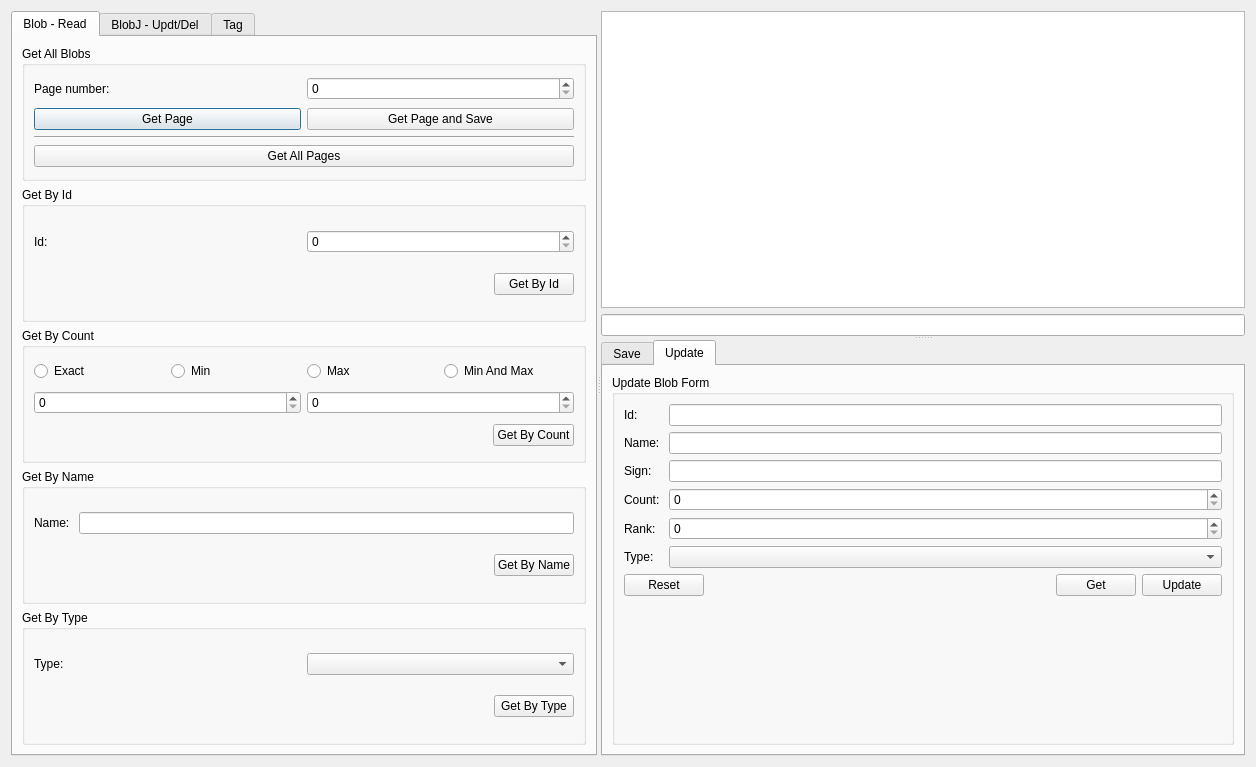
<?xml version="1.0" encoding="UTF-8"?>
<ui version="4.0">
 <class>Dialog</class>
 <widget class="QDialog" name="Dialog">
  <property name="geometry">
   <rect>
    <x>0</x>
    <y>0</y>
    <width>1256</width>
    <height>767</height>
   </rect>
  </property>
  <property name="windowTitle">
   <string>Dialog</string>
  </property>
  <layout class="QVBoxLayout" name="verticalLayout_8">
   <item>
    <widget class="QSplitter" name="splitter_2">
     <property name="orientation">
      <enum>Qt::Horizontal</enum>
     </property>
     <widget class="QTabWidget" name="tabWidget">
      <property name="sizePolicy">
       <sizepolicy hsizetype="Preferred" vsizetype="Expanding">
        <horstretch>0</horstretch>
        <verstretch>0</verstretch>
       </sizepolicy>
      </property>
      <property name="currentIndex">
       <number>0</number>
      </property>
      <widget class="QWidget" name="tab_BlobGet">
       <attribute name="title">
        <string>Blob - Read</string>
       </attribute>
       <layout class="QVBoxLayout" name="verticalLayout_12">
        <item>
         <widget class="QGroupBox" name="groupBox">
          <property name="sizePolicy">
           <sizepolicy hsizetype="Preferred" vsizetype="Preferred">
            <horstretch>0</horstretch>
            <verstretch>0</verstretch>
           </sizepolicy>
          </property>
          <property name="maximumSize">
           <size>
            <width>16777215</width>
            <height>16777215</height>
           </size>
          </property>
          <property name="title">
           <string>Get All Blobs</string>
          </property>
          <layout class="QVBoxLayout" name="verticalLayout_18">
           <item>
            <layout class="QHBoxLayout" name="horizontalLayout">
             <item>
              <widget class="QLabel" name="label">
               <property name="text">
                <string>Page number:</string>
               </property>
              </widget>
             </item>
             <item>
              <widget class="QSpinBox" name="sB_PageNumber"/>
             </item>
            </layout>
           </item>
           <item>
            <layout class="QVBoxLayout" name="verticalLayout_5">
             <item>
              <layout class="QHBoxLayout" name="horizontalLayout_4">
               <item>
                <widget class="QPushButton" name="pB_GetPage">
                 <property name="text">
                  <string>Get Page</string>
                 </property>
                </widget>
               </item>
               <item>
                <widget class="QPushButton" name="pB_GetPageAndSave">
                 <property name="text">
                  <string>Get Page and Save</string>
                 </property>
                </widget>
               </item>
              </layout>
             </item>
             <item>
              <widget class="Line" name="line_4">
               <property name="orientation">
                <enum>Qt::Horizontal</enum>
               </property>
              </widget>
             </item>
             <item>
              <widget class="QPushButton" name="pB_GetAllPages">
               <property name="text">
                <string>Get All Pages</string>
               </property>
              </widget>
             </item>
            </layout>
           </item>
          </layout>
         </widget>
        </item>
        <item>
         <widget class="QGroupBox" name="groupBox_2">
          <property name="sizePolicy">
           <sizepolicy hsizetype="Preferred" vsizetype="Preferred">
            <horstretch>0</horstretch>
            <verstretch>0</verstretch>
           </sizepolicy>
          </property>
          <property name="maximumSize">
           <size>
            <width>16777215</width>
            <height>16777215</height>
           </size>
          </property>
          <property name="title">
           <string>Get By Id</string>
          </property>
          <layout class="QVBoxLayout" name="verticalLayout_2">
           <item>
            <layout class="QHBoxLayout" name="horizontalLayout_2">
             <item>
              <widget class="QLabel" name="label_2">
               <property name="text">
                <string>Id: </string>
               </property>
              </widget>
             </item>
             <item>
              <widget class="QSpinBox" name="sb_GetIdNumber"/>
             </item>
            </layout>
           </item>
           <item>
            <layout class="QHBoxLayout" name="horizontalLayout_7">
             <item>
              <spacer name="horizontalSpacer_2">
               <property name="orientation">
                <enum>Qt::Horizontal</enum>
               </property>
               <property name="sizeHint" stdset="0">
                <size>
                 <width>40</width>
                 <height>20</height>
                </size>
               </property>
              </spacer>
             </item>
             <item>
              <widget class="QPushButton" name="pB_GetById">
               <property name="text">
                <string>Get By Id</string>
               </property>
              </widget>
             </item>
            </layout>
           </item>
          </layout>
         </widget>
        </item>
        <item>
         <widget class="QGroupBox" name="groupBox_6">
          <property name="sizePolicy">
           <sizepolicy hsizetype="Preferred" vsizetype="Preferred">
            <horstretch>0</horstretch>
            <verstretch>0</verstretch>
           </sizepolicy>
          </property>
          <property name="maximumSize">
           <size>
            <width>16777215</width>
            <height>16777215</height>
           </size>
          </property>
          <property name="title">
           <string>Get By Count</string>
          </property>
          <layout class="QVBoxLayout" name="verticalLayout_4">
           <item>
            <layout class="QHBoxLayout" name="horizontalLayout_5">
             <item>
              <widget class="QRadioButton" name="rB_ExactCount">
               <property name="text">
                <string>Exact</string>
               </property>
               <property name="autoExclusive">
                <bool>true</bool>
               </property>
              </widget>
             </item>
             <item>
              <widget class="QRadioButton" name="rB_MinCount">
               <property name="text">
                <string>Min</string>
               </property>
              </widget>
             </item>
             <item>
              <widget class="QRadioButton" name="rB_MaxCount">
               <property name="text">
                <string>Max</string>
               </property>
              </widget>
             </item>
             <item>
              <widget class="QRadioButton" name="rB_MinMaxCount">
               <property name="text">
                <string>Min And Max</string>
               </property>
              </widget>
             </item>
            </layout>
           </item>
           <item>
            <layout class="QHBoxLayout" name="horizontalLayout_10">
             <item>
              <widget class="QSpinBox" name="sB_BlobJCount1"/>
             </item>
             <item>
              <widget class="QSpinBox" name="sB_BlobJCount2"/>
             </item>
            </layout>
           </item>
           <item>
            <layout class="QHBoxLayout" name="horizontalLayout_12">
             <item>
              <spacer name="horizontalSpacer_6">
               <property name="orientation">
                <enum>Qt::Horizontal</enum>
               </property>
               <property name="sizeHint" stdset="0">
                <size>
                 <width>40</width>
                 <height>20</height>
                </size>
               </property>
              </spacer>
             </item>
             <item>
              <widget class="QPushButton" name="pB_GetByCount">
               <property name="text">
                <string>Get By Count</string>
               </property>
              </widget>
             </item>
            </layout>
           </item>
          </layout>
         </widget>
        </item>
        <item>
         <widget class="QGroupBox" name="groupBox_7">
          <property name="title">
           <string>Get By Name</string>
          </property>
          <layout class="QVBoxLayout" name="verticalLayout_9">
           <item>
            <layout class="QHBoxLayout" name="horizontalLayout_13">
             <item>
              <widget class="QLabel" name="label_10">
               <property name="text">
                <string>Name: </string>
               </property>
              </widget>
             </item>
             <item>
              <widget class="QLineEdit" name="lE_BlobJName_Get"/>
             </item>
            </layout>
           </item>
           <item>
            <layout class="QHBoxLayout" name="horizontalLayout_11">
             <item>
              <spacer name="horizontalSpacer_7">
               <property name="orientation">
                <enum>Qt::Horizontal</enum>
               </property>
               <property name="sizeHint" stdset="0">
                <size>
                 <width>40</width>
                 <height>20</height>
                </size>
               </property>
              </spacer>
             </item>
             <item>
              <widget class="QPushButton" name="pB_GetByName">
               <property name="text">
                <string>Get By Name</string>
               </property>
              </widget>
             </item>
            </layout>
           </item>
          </layout>
         </widget>
        </item>
        <item>
         <widget class="QGroupBox" name="groupBox_8">
          <property name="title">
           <string>Get By Type</string>
          </property>
          <layout class="QVBoxLayout" name="verticalLayout_11">
           <item>
            <layout class="QHBoxLayout" name="horizontalLayout_14">
             <item>
              <widget class="QLabel" name="label_11">
               <property name="text">
                <string>Type: </string>
               </property>
              </widget>
             </item>
             <item>
              <widget class="QComboBox" name="cB_BlobJType_Get"/>
             </item>
            </layout>
           </item>
           <item>
            <layout class="QHBoxLayout" name="horizontalLayout_15">
             <item>
              <spacer name="horizontalSpacer_8">
               <property name="orientation">
                <enum>Qt::Horizontal</enum>
               </property>
               <property name="sizeHint" stdset="0">
                <size>
                 <width>40</width>
                 <height>20</height>
                </size>
               </property>
              </spacer>
             </item>
             <item>
              <widget class="QPushButton" name="pB_GetByType">
               <property name="text">
                <string>Get By Type</string>
               </property>
              </widget>
             </item>
            </layout>
           </item>
          </layout>
         </widget>
        </item>
       </layout>
      </widget>
      <widget class="QWidget" name="tab_BlobJUpDel">
       <attribute name="title">
        <string>BlobJ - Updt/Del</string>
       </attribute>
       <layout class="QVBoxLayout" name="verticalLayout_14">
        <item>
         <widget class="QGroupBox" name="groupBox_3">
          <property name="sizePolicy">
           <sizepolicy hsizetype="Preferred" vsizetype="Preferred">
            <horstretch>0</horstretch>
            <verstretch>0</verstretch>
           </sizepolicy>
          </property>
          <property name="maximumSize">
           <size>
            <width>16777215</width>
            <height>16777215</height>
           </size>
          </property>
          <property name="title">
           <string>Save Blob</string>
          </property>
          <layout class="QVBoxLayout" name="verticalLayout">
           <item>
            <widget class="QLabel" name="label_3">
             <property name="text">
              <string>Save a BlobJ written in the text editor</string>
             </property>
            </widget>
           </item>
           <item>
            <layout class="QHBoxLayout" name="horizontalLayout_8">
             <item>
              <spacer name="horizontalSpacer_3">
               <property name="orientation">
                <enum>Qt::Horizontal</enum>
               </property>
               <property name="sizeHint" stdset="0">
                <size>
                 <width>40</width>
                 <height>20</height>
                </size>
               </property>
              </spacer>
             </item>
             <item>
              <widget class="QPushButton" name="pB_Save">
               <property name="text">
                <string>Save</string>
               </property>
              </widget>
             </item>
            </layout>
           </item>
          </layout>
         </widget>
        </item>
        <item>
         <widget class="Line" name="line">
          <property name="orientation">
           <enum>Qt::Horizontal</enum>
          </property>
         </widget>
        </item>
        <item>
         <widget class="QGroupBox" name="groupBox_9">
          <property name="title">
           <string>Add Tag to Blob</string>
          </property>
          <layout class="QVBoxLayout" name="verticalLayout_13">
           <item>
            <layout class="QHBoxLayout" name="horizontalLayout_16">
             <item>
              <widget class="QLabel" name="label_12">
               <property name="text">
                <string>Blob Id:</string>
               </property>
              </widget>
             </item>
             <item>
              <widget class="QSpinBox" name="sB_BlobId_AddTag"/>
             </item>
             <item>
              <widget class="QPushButton" name="pB_ViewBlob_AddTag">
               <property name="text">
                <string>View</string>
               </property>
              </widget>
             </item>
            </layout>
           </item>
           <item>
            <widget class="QComboBox" name="cB_TagName_AddTag"/>
           </item>
           <item>
            <layout class="QHBoxLayout" name="horizontalLayout_17">
             <item>
              <spacer name="horizontalSpacer_9">
               <property name="orientation">
                <enum>Qt::Horizontal</enum>
               </property>
               <property name="sizeHint" stdset="0">
                <size>
                 <width>40</width>
                 <height>20</height>
                </size>
               </property>
              </spacer>
             </item>
             <item>
              <widget class="QPushButton" name="pB_AddTag">
               <property name="text">
                <string>Add Tag</string>
               </property>
              </widget>
             </item>
            </layout>
           </item>
          </layout>
         </widget>
        </item>
        <item>
         <widget class="Line" name="line_2">
          <property name="orientation">
           <enum>Qt::Horizontal</enum>
          </property>
         </widget>
        </item>
        <item>
         <widget class="QGroupBox" name="groupBox_4">
          <property name="sizePolicy">
           <sizepolicy hsizetype="Preferred" vsizetype="Preferred">
            <horstretch>0</horstretch>
            <verstretch>0</verstretch>
           </sizepolicy>
          </property>
          <property name="maximumSize">
           <size>
            <width>16777215</width>
            <height>16777215</height>
           </size>
          </property>
          <property name="title">
           <string>Delete BlobJ</string>
          </property>
          <layout class="QVBoxLayout" name="verticalLayout_3">
           <item>
            <layout class="QHBoxLayout" name="horizontalLayout_3">
             <item>
              <widget class="QLabel" name="label_4">
               <property name="text">
                <string>Id:</string>
               </property>
              </widget>
             </item>
             <item>
              <widget class="QSpinBox" name="sb_DeleteIdNumber"/>
             </item>
            </layout>
           </item>
           <item>
            <layout class="QHBoxLayout" name="horizontalLayout_9">
             <item>
              <spacer name="horizontalSpacer_4">
               <property name="orientation">
                <enum>Qt::Horizontal</enum>
               </property>
               <property name="sizeHint" stdset="0">
                <size>
                 <width>40</width>
                 <height>20</height>
                </size>
               </property>
              </spacer>
             </item>
             <item>
              <widget class="QPushButton" name="pB_Delete">
               <property name="text">
                <string>Delete</string>
               </property>
              </widget>
             </item>
            </layout>
           </item>
          </layout>
         </widget>
        </item>
        <item>
         <spacer name="verticalSpacer">
          <property name="orientation">
           <enum>Qt::Vertical</enum>
          </property>
          <property name="sizeHint" stdset="0">
           <size>
            <width>20</width>
            <height>367</height>
           </size>
          </property>
         </spacer>
        </item>
       </layout>
      </widget>
      <widget class="QWidget" name="tab_Tag">
       <attribute name="title">
        <string>Tag</string>
       </attribute>
       <layout class="QVBoxLayout" name="verticalLayout_23">
        <item>
         <widget class="QGroupBox" name="groupBox_11">
          <property name="title">
           <string>Get All Tags</string>
          </property>
          <layout class="QVBoxLayout" name="verticalLayout_19">
           <item>
            <layout class="QHBoxLayout" name="horizontalLayout_19">
             <item>
              <widget class="QLabel" name="label_19">
               <property name="text">
                <string>Page number:</string>
               </property>
              </widget>
             </item>
             <item>
              <widget class="QSpinBox" name="sB_PageNumber_Tag"/>
             </item>
            </layout>
           </item>
           <item>
            <layout class="QHBoxLayout" name="horizontalLayout_20">
             <item>
              <widget class="QPushButton" name="pb_GetPage_Tag">
               <property name="text">
                <string>Get Page</string>
               </property>
              </widget>
             </item>
             <item>
              <widget class="QPushButton" name="pB_GetPageAndSave_Tag">
               <property name="text">
                <string>Get Page and Save</string>
               </property>
              </widget>
             </item>
            </layout>
           </item>
           <item>
            <widget class="Line" name="line_5">
             <property name="orientation">
              <enum>Qt::Horizontal</enum>
             </property>
            </widget>
           </item>
           <item>
            <widget class="QPushButton" name="pB_GetAllPages_Tag">
             <property name="text">
              <string>Get All Pages</string>
             </property>
            </widget>
           </item>
          </layout>
         </widget>
        </item>
        <item>
         <widget class="QGroupBox" name="groupBox_12">
          <property name="title">
           <string>Get By Id</string>
          </property>
          <layout class="QVBoxLayout" name="verticalLayout_20">
           <item>
            <layout class="QHBoxLayout" name="horizontalLayout_21">
             <item>
              <widget class="QLabel" name="label_20">
               <property name="text">
                <string>Id:</string>
               </property>
              </widget>
             </item>
             <item>
              <widget class="QSpinBox" name="sb_GetIdNumber_Tag"/>
             </item>
             <item>
              <widget class="QPushButton" name="pB_GetById_Tag">
               <property name="text">
                <string>Get By Id</string>
               </property>
              </widget>
             </item>
            </layout>
           </item>
          </layout>
         </widget>
        </item>
        <item>
         <widget class="QGroupBox" name="groupBox_13">
          <property name="title">
           <string>Get By Name - List</string>
          </property>
          <layout class="QVBoxLayout" name="verticalLayout_21">
           <item>
            <layout class="QHBoxLayout" name="horizontalLayout_22">
             <item>
              <widget class="QLabel" name="label_21">
               <property name="text">
                <string>Name:</string>
               </property>
              </widget>
             </item>
             <item>
              <widget class="QLineEdit" name="lE_TagName_Get"/>
             </item>
            </layout>
           </item>
           <item>
            <layout class="QHBoxLayout" name="horizontalLayout_24">
             <item>
              <spacer name="horizontalSpacer_5">
               <property name="orientation">
                <enum>Qt::Horizontal</enum>
               </property>
               <property name="sizeHint" stdset="0">
                <size>
                 <width>40</width>
                 <height>20</height>
                </size>
               </property>
              </spacer>
             </item>
             <item>
              <widget class="QPushButton" name="pB_GetByName_Tag">
               <property name="text">
                <string>Get By Name</string>
               </property>
              </widget>
             </item>
            </layout>
           </item>
          </layout>
         </widget>
        </item>
        <item>
         <widget class="QGroupBox" name="groupBox_14">
          <property name="title">
           <string>Get By Name - Strict</string>
          </property>
          <layout class="QVBoxLayout" name="verticalLayout_22">
           <item>
            <layout class="QHBoxLayout" name="horizontalLayout_23">
             <item>
              <widget class="QLabel" name="label_22">
               <property name="text">
                <string>Name:</string>
               </property>
              </widget>
             </item>
             <item>
              <widget class="QComboBox" name="cB_TagName_Get"/>
             </item>
            </layout>
           </item>
           <item>
            <layout class="QHBoxLayout" name="horizontalLayout_25">
             <item>
              <spacer name="horizontalSpacer_11">
               <property name="orientation">
                <enum>Qt::Horizontal</enum>
               </property>
               <property name="sizeHint" stdset="0">
                <size>
                 <width>40</width>
                 <height>20</height>
                </size>
               </property>
              </spacer>
             </item>
             <item>
              <widget class="QPushButton" name="pB_GetByNameStrict_Tag">
               <property name="text">
                <string>Get By Name</string>
               </property>
              </widget>
             </item>
            </layout>
           </item>
          </layout>
         </widget>
        </item>
        <item>
         <widget class="QGroupBox" name="groupBox_15">
          <property name="title">
           <string>Delete</string>
          </property>
          <layout class="QVBoxLayout" name="verticalLayout_24">
           <item>
            <layout class="QHBoxLayout" name="horizontalLayout_26">
             <item>
              <widget class="QLabel" name="label_23">
               <property name="text">
                <string>Id:</string>
               </property>
              </widget>
             </item>
             <item>
              <widget class="QSpinBox" name="sb_DeleteIdNumber_Tag"/>
             </item>
            </layout>
           </item>
           <item>
            <layout class="QHBoxLayout" name="horizontalLayout_27">
             <item>
              <widget class="QLabel" name="label_24">
               <property name="text">
                <string>Name:</string>
               </property>
              </widget>
             </item>
             <item>
              <widget class="QLineEdit" name="lE_DeleteNameNumber_Tag"/>
             </item>
            </layout>
           </item>
           <item>
            <layout class="QHBoxLayout" name="horizontalLayout_28">
             <item>
              <spacer name="horizontalSpacer_12">
               <property name="orientation">
                <enum>Qt::Horizontal</enum>
               </property>
               <property name="sizeHint" stdset="0">
                <size>
                 <width>40</width>
                 <height>20</height>
                </size>
               </property>
              </spacer>
             </item>
             <item>
              <widget class="QPushButton" name="pB_Delete_Tag">
               <property name="text">
                <string>Delete</string>
               </property>
              </widget>
             </item>
             <item>
              <widget class="QPushButton" name="pushButton_8">
               <property name="text">
                <string>View</string>
               </property>
              </widget>
             </item>
            </layout>
           </item>
          </layout>
         </widget>
        </item>
       </layout>
      </widget>
     </widget>
     <widget class="QSplitter" name="splitter">
      <property name="orientation">
       <enum>Qt::Vertical</enum>
      </property>
      <widget class="QWidget" name="layoutWidget">
       <layout class="QVBoxLayout" name="verticalLayout_6">
        <item>
         <widget class="QPlainTextEdit" name="pTE_View">
          <property name="sizePolicy">
           <sizepolicy hsizetype="Expanding" vsizetype="Expanding">
            <horstretch>0</horstretch>
            <verstretch>0</verstretch>
           </sizepolicy>
          </property>
         </widget>
        </item>
        <item>
         <widget class="QLineEdit" name="lineEdit"/>
        </item>
       </layout>
      </widget>
      <widget class="QTabWidget" name="tabWidget_2">
       <property name="sizePolicy">
        <sizepolicy hsizetype="Expanding" vsizetype="Minimum">
         <horstretch>0</horstretch>
         <verstretch>0</verstretch>
        </sizepolicy>
       </property>
       <property name="tabShape">
        <enum>QTabWidget::Rounded</enum>
       </property>
       <property name="currentIndex">
        <number>1</number>
       </property>
       <widget class="QWidget" name="tab_SaveBlobForm">
        <attribute name="title">
         <string>Save</string>
        </attribute>
        <layout class="QVBoxLayout" name="verticalLayout_7">
         <item>
          <widget class="QGroupBox" name="grpB_SaveForm">
           <property name="sizePolicy">
            <sizepolicy hsizetype="Preferred" vsizetype="Minimum">
             <horstretch>0</horstretch>
             <verstretch>0</verstretch>
            </sizepolicy>
           </property>
           <property name="title">
            <string>Save BlobJ Form</string>
           </property>
           <layout class="QHBoxLayout" name="horizontalLayout_32">
            <item>
             <layout class="QFormLayout" name="formLayout">
              <item row="0" column="0">
               <widget class="QLabel" name="label_5">
                <property name="text">
                 <string>Name :</string>
                </property>
               </widget>
              </item>
              <item row="0" column="1">
               <widget class="QLineEdit" name="lE_BlobName_SaveForm"/>
              </item>
              <item row="1" column="0">
               <widget class="QLabel" name="label_6">
                <property name="text">
                 <string>Sign :</string>
                </property>
               </widget>
              </item>
              <item row="1" column="1">
               <widget class="QLineEdit" name="lE_BlobSign_SaveForm"/>
              </item>
              <item row="2" column="0">
               <widget class="QLabel" name="label_7">
                <property name="text">
                 <string>Count :</string>
                </property>
               </widget>
              </item>
              <item row="2" column="1">
               <widget class="QSpinBox" name="sB_BlobCount_SaveForm"/>
              </item>
              <item row="3" column="0">
               <widget class="QLabel" name="label_8">
                <property name="text">
                 <string>Rank :</string>
                </property>
               </widget>
              </item>
              <item row="3" column="1">
               <widget class="QSpinBox" name="sB_BlobRank_SaveForm">
                <property name="maximum">
                 <number>2500</number>
                </property>
               </widget>
              </item>
              <item row="4" column="0">
               <widget class="QLabel" name="label_9">
                <property name="text">
                 <string>Type : </string>
                </property>
               </widget>
              </item>
              <item row="4" column="1">
               <widget class="QComboBox" name="cB_BlobType_SaveForm"/>
              </item>
              <item row="5" column="0" colspan="2">
               <layout class="QHBoxLayout" name="horizontalLayout_29">
                <property name="spacing">
                 <number>7</number>
                </property>
                <item>
                 <spacer name="horizontalSpacer_13">
                  <property name="orientation">
                   <enum>Qt::Horizontal</enum>
                  </property>
                  <property name="sizeHint" stdset="0">
                   <size>
                    <width>40</width>
                    <height>20</height>
                   </size>
                  </property>
                 </spacer>
                </item>
                <item>
                 <widget class="QPushButton" name="pB_AddTagSaveBlobForm">
                  <property name="text">
                   <string>Add Tag</string>
                  </property>
                 </widget>
                </item>
                <item>
                 <widget class="QPushButton" name="pB_AddLnkBSaveBlobForm">
                  <property name="text">
                   <string>Add Linked Blob</string>
                  </property>
                 </widget>
                </item>
               </layout>
              </item>
              <item row="6" column="0" colspan="2">
               <layout class="QHBoxLayout" name="horizontalLayout_6">
                <property name="spacing">
                 <number>0</number>
                </property>
                <item>
                 <widget class="QPushButton" name="pB_resetSaveForm">
                  <property name="text">
                   <string>Reset</string>
                  </property>
                 </widget>
                </item>
                <item>
                 <spacer name="horizontalSpacer">
                  <property name="orientation">
                   <enum>Qt::Horizontal</enum>
                  </property>
                  <property name="sizeHint" stdset="0">
                   <size>
                    <width>40</width>
                    <height>20</height>
                   </size>
                  </property>
                 </spacer>
                </item>
                <item>
                 <widget class="QPushButton" name="pB_SaveBlobForm">
                  <property name="text">
                   <string>Save</string>
                  </property>
                 </widget>
                </item>
               </layout>
              </item>
             </layout>
            </item>
           </layout>
          </widget>
         </item>
        </layout>
       </widget>
       <widget class="QWidget" name="tab_UpdateBlobForm">
        <attribute name="title">
         <string>Update</string>
        </attribute>
        <layout class="QVBoxLayout" name="verticalLayout_17">
         <item>
          <widget class="QGroupBox" name="grpB_UpdateForm">
           <property name="sizePolicy">
            <sizepolicy hsizetype="Preferred" vsizetype="Minimum">
             <horstretch>0</horstretch>
             <verstretch>0</verstretch>
            </sizepolicy>
           </property>
           <property name="title">
            <string>Update Blob Form</string>
           </property>
           <layout class="QHBoxLayout" name="horizontalLayout_31">
            <item>
             <layout class="QFormLayout" name="formLayout_2">
              <item row="0" column="0">
               <widget class="QLabel" name="label_13">
                <property name="text">
                 <string>Id:</string>
                </property>
               </widget>
              </item>
              <item row="0" column="1">
               <widget class="QLineEdit" name="lE_BlobId_UpdateForm"/>
              </item>
              <item row="1" column="0">
               <widget class="QLabel" name="label_14">
                <property name="text">
                 <string>Name: </string>
                </property>
               </widget>
              </item>
              <item row="1" column="1">
               <widget class="QLineEdit" name="lE_BlobName_UpdateForm"/>
              </item>
              <item row="2" column="0">
               <widget class="QLabel" name="label_15">
                <property name="text">
                 <string>Sign: </string>
                </property>
               </widget>
              </item>
              <item row="2" column="1">
               <widget class="QLineEdit" name="lE_BlobSign_UpdateForm"/>
              </item>
              <item row="3" column="0">
               <widget class="QLabel" name="label_16">
                <property name="text">
                 <string>Count: </string>
                </property>
               </widget>
              </item>
              <item row="3" column="1">
               <widget class="QSpinBox" name="sB_BlobCount_UpdateForm"/>
              </item>
              <item row="4" column="0">
               <widget class="QLabel" name="label_17">
                <property name="text">
                 <string>Rank:</string>
                </property>
               </widget>
              </item>
              <item row="4" column="1">
               <widget class="QSpinBox" name="sB_BlobRank_UpdateForm"/>
              </item>
              <item row="5" column="0">
               <widget class="QLabel" name="label_18">
                <property name="text">
                 <string>Type:</string>
                </property>
               </widget>
              </item>
              <item row="5" column="1">
               <widget class="QComboBox" name="cB_BlobType_UpdateForm"/>
              </item>
              <item row="6" column="0" colspan="2">
               <layout class="QHBoxLayout" name="horizontalLayout_18">
                <item>
                 <widget class="QPushButton" name="pB_resetUpdateForm">
                  <property name="text">
                   <string>Reset</string>
                  </property>
                 </widget>
                </item>
                <item>
                 <spacer name="horizontalSpacer_10">
                  <property name="orientation">
                   <enum>Qt::Horizontal</enum>
                  </property>
                  <property name="sizeHint" stdset="0">
                   <size>
                    <width>40</width>
                    <height>20</height>
                   </size>
                  </property>
                 </spacer>
                </item>
                <item>
                 <widget class="QPushButton" name="pB_Get_UpdateBlobForm">
                  <property name="text">
                   <string>Get</string>
                  </property>
                 </widget>
                </item>
                <item>
                 <widget class="QPushButton" name="pB_UpdateBlobForm">
                  <property name="text">
                   <string>Update</string>
                  </property>
                 </widget>
                </item>
               </layout>
              </item>
             </layout>
            </item>
           </layout>
          </widget>
         </item>
        </layout>
       </widget>
      </widget>
     </widget>
    </widget>
   </item>
  </layout>
 </widget>
 <resources/>
 <connections/>
</ui>
